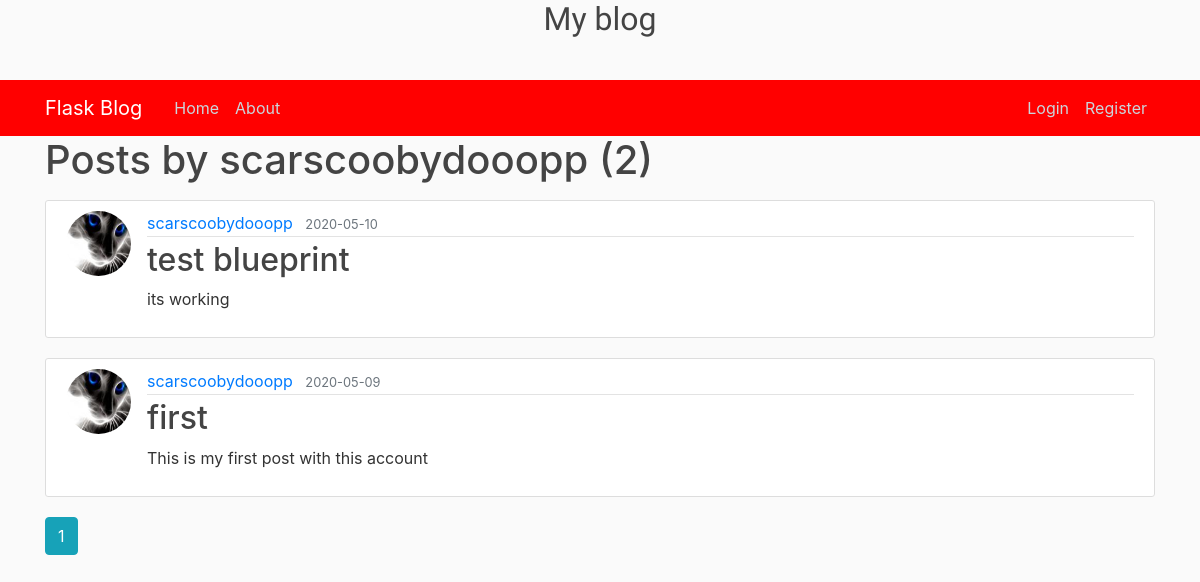
The app's page /user/scarscoobydooopp, older data.
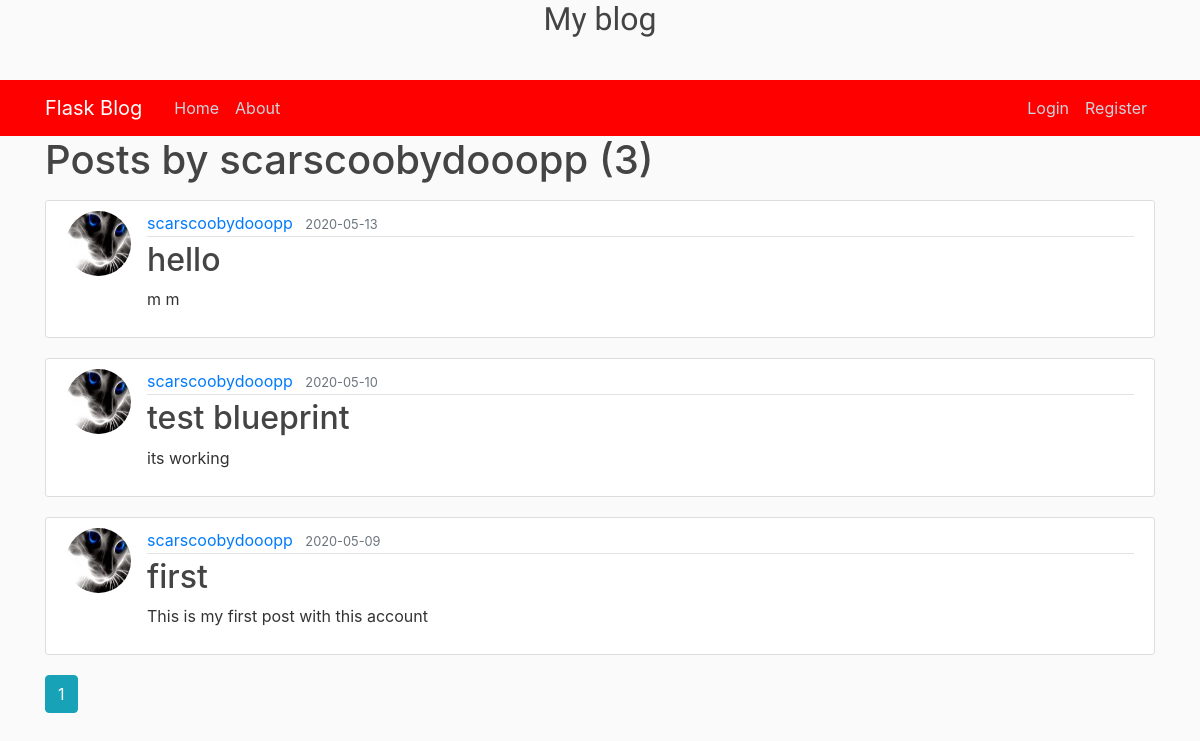
The same page, newer data.
### flask3/models.py (models this page shows, shortened)
class User(db.Model,UserMixin):
    id = db.Column(db.Integer, primary_key=True)
    username = db.Column(db.String(20), unique=True, nullable=False)
    email = db.Column(db.String(120), unique=True, nullable=False)
    image_file = db.Column(db.String(20), nullable=False, default='default.jpg')
    password = db.Column(db.String(60), nullable=False)
    posts = db.relationship('Post', backref='author', lazy=True)

class Post(db.Model):
    id = db.Column(db.Integer, primary_key=True)
    title = db.Column(db.String(100), nullable=False)
    date_posted = db.Column(db.DateTime, nullable=False, default=datetime.utcnow)
    content = db.Column(db.Text, nullable=False)
    user_id = db.Column(db.Integer, db.ForeignKey('user.id'), nullable=False)

### flask3/routes.py (the view)
@app.route("/user/<string:username>")
def user_posts(username):
    page = request.args.get('page', 1, type=int)
    user = User.query.filter_by(username=username).first_or_404()
    posts = Post.query.filter_by(author=user)\
        .order_by(Post.date_posted.desc())\
        .paginate(page=page, per_page=5)
    return render_template('user_posts.html', posts=posts, user=user)

### flask3/templates/user_posts.html
{% extends "layout.html" %}
{% block content %}
    <h1 class="mb-3">Posts by {{ user.username }} ({{ posts.total }})</h1>
    {% for post in posts.items %}
        <article class="media content-section">
          <img class="rounded-circle article-img" src="{{ url_for('static', filename='profile_pics/' + post.author.image_file) }}">
          <div class="media-body">
            <div class="article-metadata">
              <a class="mr-2" href="{{ url_for('user_posts', username=post.author.username) }}">{{ post.author.username }}</a>
              <small class="text-muted">{{ post.date_posted.strftime('%Y-%m-%d') }}</small>
            </div>
            <h2><a class="article-title" href="{{ url_for('post', post_id=post.id) }}">{{ post.title }}</a></h2>
            <p class="article-content">{{ post.content }}</p>
          </div>
        </article>
    {% endfor %}
    {% for page_num in posts.iter_pages(left_edge=1, right_edge=1, left_current=1, right_current=2) %}
      {% if page_num %}
        {% if posts.page == page_num %}
          <a class="btn btn-info mb-4" href="{{ url_for('user_posts', username=user.username, page=page_num) }}">{{ page_num }}</a>
        {% else %}
          <a class="btn btn-outline-info mb-4" href="{{ url_for('user_posts', username=user.username, page=page_num) }}">{{ page_num }}</a>
        {% endif %}
      {% else %}
        ...
      {% endif %}
    {% endfor %}
{% endblock content %}

### flask3/templates/layout.html (shortened to what this page needs)
<!doctype html>
<html lang="en">
<head>
  <link rel="stylesheet" href="https://stackpath.bootstrapcdn.com/bootstrap/4.3.1/css/bootstrap.min.css"
>
  <link rel="stylesheet" type="text/css" href="{{ url_for('static', filename='main.css') }}">
</head>
<body>
  <h1 style="text-align :center;" class="j fixed-top">My blog</h1>
  <header class="site-header">
    <nav class="navbar navbar-expand-md navbar-dark bg-steel ">
      <div class="container">
        <a class="navbar-brand mr-4" href="/">Flask Blog</a>
        <div class="collapse navbar-collapse" id="navbarToggle">
          <div class="navbar-nav mr-auto">
            <a class="nav-item nav-link" href="{{url_for('home')}}">Home</a>
            <a class="nav-item nav-link" href="{{url_for('about')}}">About</a>
          </div>
          <div class="navbar-nav">
            {% if current_user.is_authenticated %}
            <a class="nav-item nav-link" href="{{ url_for('new_post') }}">New blog</a>
            <a class="nav-item nav-link" href="{{ url_for('account') }}">Account</a>
            <a class="nav-item nav-link" href="{{ url_for('logout') }}">Logout</a>
            {% else %}
            <a class="nav-item nav-link" href="{{ url_for('login') }}">Login</a>
            <a class="nav-item nav-link" href="{{ url_for('register') }}">Register</a>
            {% endif %}
          </div>
        </div>
      </div>
    </nav>
  </header>
  <main role="main" class="container">
    <div class="row">
      <div class="col-md-12">
        {% block content %}{% endblock %}
      </div>
    </div>
  </main>
</body>
</html>

### flask3/static/main.css (style rules this page uses)
body { background: #fafafa; color: #333333; margin-top: 5rem; }
h1, h2, h3, h4, h5, h6 { color: #444444; }
.bg-steel { background-color:red; }
.site-header .navbar-nav .nav-link { color: #cbd5db; }
.content-section { background: #ffffff; padding: 10px 20px; border: 1px solid #dddddd; border-radius: 3px; margin-bottom: 20px; }
.article-title { color: #444444; }
.article-content { white-space: pre-line; }
.article-img { height: 65px; width: 65px; margin-right: 16px; }
.article-metadata { padding-bottom: 1px; margin-bottom: 4px; border-bottom: 1px solid #e3e3e3 }

### flask3/templates/layout.html (style rules this page uses)
body { background-image: url("https://bit.ly/2xUuL4s"); background-repeat: no-repeat; background-position: right top; background-attachment: fixed; }
.j { font-family: 'Kaushan Script', cursive; font-weight: 300; font-size: 200%; }

Row changes from the older to the newer data that the page shows:
added Post: image_file (picture), author.username "scarscoobydooopp", date_posted "2020-05-13", title "hello", content "m m"
Text that changed along with them:
{{ posts.total }}: "2" → "3"
